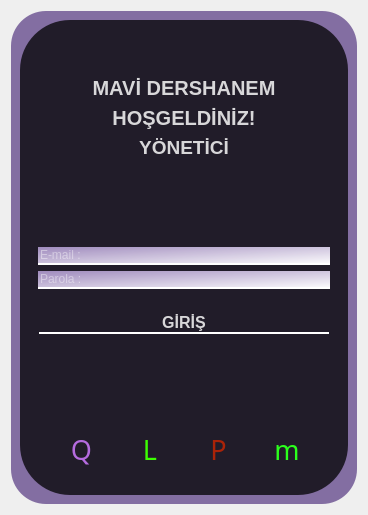
<?xml version="1.0" encoding="UTF-8"?>
<ui version="4.0">
 <class>Form</class>
 <widget class="QWidget" name="Form">
  <property name="geometry">
   <rect>
    <x>0</x>
    <y>0</y>
    <width>368</width>
    <height>515</height>
   </rect>
  </property>
  <property name="windowTitle">
   <string>Form</string>
  </property>
  <layout class="QVBoxLayout" name="verticalLayout">
   <item>
    <widget class="QFrame" name="frame">
     <property name="styleSheet">
      <string notr="true">
border-radius:35px;
background-color: qconicalgradient(cx:0.483051, cy:0.489, angle:0, stop:0 rgba(114, 90, 150, 221));

</string>
     </property>
     <property name="frameShape">
      <enum>QFrame::StyledPanel</enum>
     </property>
     <property name="frameShadow">
      <enum>QFrame::Raised</enum>
     </property>
     <layout class="QVBoxLayout" name="verticalLayout_2">
      <item>
       <widget class="QFrame" name="frame_2">
        <property name="styleSheet">
         <string notr="true">background-color:rgba(0,0,0,190);
border-radius:50px;
</string>
        </property>
        <property name="frameShape">
         <enum>QFrame::StyledPanel</enum>
        </property>
        <property name="frameShadow">
         <enum>QFrame::Raised</enum>
        </property>
        <layout class="QVBoxLayout" name="verticalLayout_6">
         <item>
          <widget class="QFrame" name="frame_3">
           <property name="styleSheet">
            <string notr="true">background-color: qradialgradient(spread:pad, cx:0.5, cy:0.5, radius:0.5, fx:0.5, fy:0.5, stop:0 rgba(252, 128, 128, 0));</string>
           </property>
           <property name="frameShape">
            <enum>QFrame::StyledPanel</enum>
           </property>
           <property name="frameShadow">
            <enum>QFrame::Raised</enum>
           </property>
           <layout class="QVBoxLayout" name="verticalLayout_3">
            <item alignment="Qt::AlignRight|Qt::AlignTop">
             <widget class="QPushButton" name="pushButton">
              <property name="text">
               <string/>
              </property>
              <property name="icon">
               <iconset>
                <normaloff>:/img/Hopstarter-Sleek-Xp-Basic-Close.ico</normaloff>:/img/Hopstarter-Sleek-Xp-Basic-Close.ico</iconset>
              </property>
              <property name="iconSize">
               <size>
                <width>25</width>
                <height>25</height>
               </size>
              </property>
             </widget>
            </item>
           </layout>
          </widget>
         </item>
         <item>
          <widget class="QFrame" name="frame_4">
           <property name="sizePolicy">
            <sizepolicy hsizetype="Preferred" vsizetype="Expanding">
             <horstretch>0</horstretch>
             <verstretch>0</verstretch>
            </sizepolicy>
           </property>
           <property name="styleSheet">
            <string notr="true">background-color: qradialgradient(spread:pad, cx:0.5, cy:0.5, radius:0.5, fx:0.5, fy:0.5, stop:0 rgba(252, 128, 128, 0));</string>
           </property>
           <property name="frameShape">
            <enum>QFrame::StyledPanel</enum>
           </property>
           <property name="frameShadow">
            <enum>QFrame::Raised</enum>
           </property>
           <layout class="QVBoxLayout" name="verticalLayout_4">
            <item>
             <widget class="QLabel" name="mavi_dershanem">
              <property name="sizePolicy">
               <sizepolicy hsizetype="Preferred" vsizetype="Preferred">
                <horstretch>0</horstretch>
                <verstretch>0</verstretch>
               </sizepolicy>
              </property>
              <property name="font">
               <font>
                <family>MS Shell Dlg 2</family>
                <pointsize>15</pointsize>
                <weight>75</weight>
                <bold>true</bold>
               </font>
              </property>
              <property name="layoutDirection">
               <enum>Qt::LeftToRight</enum>
              </property>
              <property name="styleSheet">
               <string notr="true">color:rgba(255,255,255,210);
background-color: qradialgradient(spread:pad, cx:0.5, cy:0.5, radius:0.5, fx:0.5, fy:0.5, stop:0 rgba(252, 128, 128, 0));</string>
              </property>
              <property name="text">
               <string>MAVİ DERSHANEM</string>
              </property>
              <property name="alignment">
               <set>Qt::AlignCenter</set>
              </property>
              <property name="margin">
               <number>10</number>
              </property>
             </widget>
            </item>
            <item>
             <widget class="QLabel" name="hosgeldiniz">
              <property name="font">
               <font>
                <family>MS Shell Dlg 2</family>
                <pointsize>15</pointsize>
                <weight>75</weight>
                <bold>true</bold>
               </font>
              </property>
              <property name="layoutDirection">
               <enum>Qt::LeftToRight</enum>
              </property>
              <property name="styleSheet">
               <string notr="true">color:rgba(255,255,255,210);</string>
              </property>
              <property name="text">
               <string>HOŞGELDİNİZ!</string>
              </property>
              <property name="alignment">
               <set>Qt::AlignCenter</set>
              </property>
              <property name="margin">
               <number>10</number>
              </property>
             </widget>
            </item>
            <item>
             <widget class="QLabel" name="label">
              <property name="font">
               <font>
                <pointsize>14</pointsize>
                <weight>75</weight>
                <bold>true</bold>
               </font>
              </property>
              <property name="focusPolicy">
               <enum>Qt::NoFocus</enum>
              </property>
              <property name="layoutDirection">
               <enum>Qt::LeftToRight</enum>
              </property>
              <property name="styleSheet">
               <string notr="true">
color:rgba(255, 255, 255, 210);

</string>
              </property>
              <property name="frameShape">
               <enum>QFrame::NoFrame</enum>
              </property>
              <property name="frameShadow">
               <enum>QFrame::Plain</enum>
              </property>
              <property name="text">
               <string>YÖNETİCİ</string>
              </property>
              <property name="textFormat">
               <enum>Qt::PlainText</enum>
              </property>
              <property name="alignment">
               <set>Qt::AlignCenter</set>
              </property>
             </widget>
            </item>
            <item>
             <spacer name="verticalSpacer">
              <property name="orientation">
               <enum>Qt::Vertical</enum>
              </property>
              <property name="sizeHint" stdset="0">
               <size>
                <width>20</width>
                <height>40</height>
               </size>
              </property>
             </spacer>
            </item>
            <item>
             <widget class="QLineEdit" name="email">
              <property name="styleSheet">
               <string notr="true">#email{
	background-color: qlineargradient(spread:pad, x1:0, y1:0, x2:1, y2:1, stop:0 rgba(196, 171, 232, 198), stop:1 rgba(255, 255, 255, 255));
   border-bottom:2px solid rgba(255,255,255,255);
	color:rgba(255, 255, 255, 210);
	border-radius:10px;
  
}
#email:hover{	
	background-color: qlineargradient(spread:pad, x1:0, y1:0.505682, x2:1, y2:0.477, stop:0 rgba(114, 90, 150, 221), stop:1 rgba(105, 118, 132, 226));
}
#email:pressed{	
	padding-left:5px;
	padding-top:5px;
	background-color:rgba(105, 118, 132, 200);
}</string>
              </property>
              <property name="placeholderText">
               <string>E-mail :</string>
              </property>
             </widget>
            </item>
            <item>
             <widget class="QLineEdit" name="parola">
              <property name="styleSheet">
               <string notr="true">#parola{	
	background-color: qlineargradient(spread:pad, x1:0, y1:0, x2:1, y2:1, stop:0 rgba(196, 171, 232, 198), stop:1 rgba(255, 255, 255, 255));
   border-bottom:2px solid rgba(255,255,255,255);
	color:rgba(255, 255, 255, 210);
	border-radius:10px;
  
}
#parola:hover{	
	background-color: qlineargradient(spread:pad, x1:0, y1:0.505682, x2:1, y2:0.477, stop:0 rgba(114, 90, 150, 221), stop:1 rgba(105, 118, 132, 226));
}
#parola:pressed{	
	padding-left:5px;
	padding-top:5px;
	background-color:rgba(105, 118, 132, 200);
}</string>
              </property>
              <property name="text">
               <string/>
              </property>
              <property name="echoMode">
               <enum>QLineEdit::Password</enum>
              </property>
              <property name="placeholderText">
               <string>Parola :</string>
              </property>
             </widget>
            </item>
            <item>
             <widget class="QFrame" name="frame_6">
              <property name="frameShape">
               <enum>QFrame::StyledPanel</enum>
              </property>
              <property name="frameShadow">
               <enum>QFrame::Raised</enum>
              </property>
             </widget>
            </item>
            <item>
             <widget class="QFrame" name="frame_7">
              <property name="frameShape">
               <enum>QFrame::StyledPanel</enum>
              </property>
              <property name="frameShadow">
               <enum>QFrame::Raised</enum>
              </property>
             </widget>
            </item>
            <item>
             <widget class="QFrame" name="frame_8">
              <property name="frameShape">
               <enum>QFrame::StyledPanel</enum>
              </property>
              <property name="frameShadow">
               <enum>QFrame::Raised</enum>
              </property>
             </widget>
            </item>
            <item>
             <widget class="QPushButton" name="giris_butonu">
              <property name="font">
               <font>
                <pointsize>12</pointsize>
                <weight>75</weight>
                <bold>true</bold>
               </font>
              </property>
              <property name="styleSheet">
               <string notr="true">#giris_butonu{	
   border-bottom:2px solid rgba(255,255,255,255);
	color:rgba(255, 255, 255, 210);
	border-radius:1px;
  
}


#giris_butonu:pressed{	
	padding-left:5px;
	padding-top:5px;
	background-color:rgba(105, 118, 132, 200);
}</string>
              </property>
              <property name="text">
               <string>GİRİŞ</string>
              </property>
             </widget>
            </item>
            <item>
             <spacer name="verticalSpacer_2">
              <property name="orientation">
               <enum>Qt::Vertical</enum>
              </property>
              <property name="sizeHint" stdset="0">
               <size>
                <width>20</width>
                <height>40</height>
               </size>
              </property>
             </spacer>
            </item>
            <item>
             <widget class="QFrame" name="frame_5">
              <property name="styleSheet">
               <string notr="true">background-color: qradialgradient(spread:pad, cx:0.5, cy:0.5, radius:0.5, fx:0.5, fy:0.5, stop:0 rgba(252, 128, 128, 0));</string>
              </property>
              <property name="frameShape">
               <enum>QFrame::StyledPanel</enum>
              </property>
              <property name="frameShadow">
               <enum>QFrame::Raised</enum>
              </property>
              <layout class="QVBoxLayout" name="verticalLayout_5">
               <item>
                <layout class="QHBoxLayout" name="horizontalLayout_2">
                 <property name="spacing">
                  <number>0</number>
                 </property>
                 <item>
                  <widget class="QPushButton" name="i_icon">
                   <property name="font">
                    <font>
                     <family>Social Media Circled</family>
                     <pointsize>20</pointsize>
                    </font>
                   </property>
                   <property name="styleSheet">
                    <string notr="true">color: rgb(181, 107, 223);
border-radius:12px;
</string>
                   </property>
                   <property name="text">
                    <string>Q</string>
                   </property>
                  </widget>
                 </item>
                 <item>
                  <widget class="QPushButton" name="w_icon">
                   <property name="font">
                    <font>
                     <family>Social Media Circled</family>
                     <pointsize>20</pointsize>
                    </font>
                   </property>
                   <property name="styleSheet">
                    <string notr="true">color: rgb(60, 255, 1);
border-radius:12px;</string>
                   </property>
                   <property name="text">
                    <string>L</string>
                   </property>
                  </widget>
                 </item>
                 <item>
                  <widget class="QPushButton" name="y_icon">
                   <property name="font">
                    <font>
                     <family>Social Media Circled</family>
                     <pointsize>20</pointsize>
                    </font>
                   </property>
                   <property name="styleSheet">
                    <string notr="true">color: rgb(170, 35, 8);
border-radius:12px;</string>
                   </property>
                   <property name="text">
                    <string>P</string>
                   </property>
                  </widget>
                 </item>
                 <item>
                  <widget class="QPushButton" name="t_icon">
                   <property name="font">
                    <font>
                     <family>Social Media Circled</family>
                     <pointsize>20</pointsize>
                    </font>
                   </property>
                   <property name="styleSheet">
                    <string notr="true">color: rgb(43, 255, 28);
border-radius: 12px;</string>
                   </property>
                   <property name="text">
                    <string>m</string>
                   </property>
                  </widget>
                 </item>
                </layout>
               </item>
              </layout>
             </widget>
            </item>
           </layout>
          </widget>
         </item>
        </layout>
       </widget>
      </item>
     </layout>
    </widget>
   </item>
  </layout>
 </widget>
 <resources>
  <include location="d.qrc"/>
 </resources>
 <connections/>
</ui>
